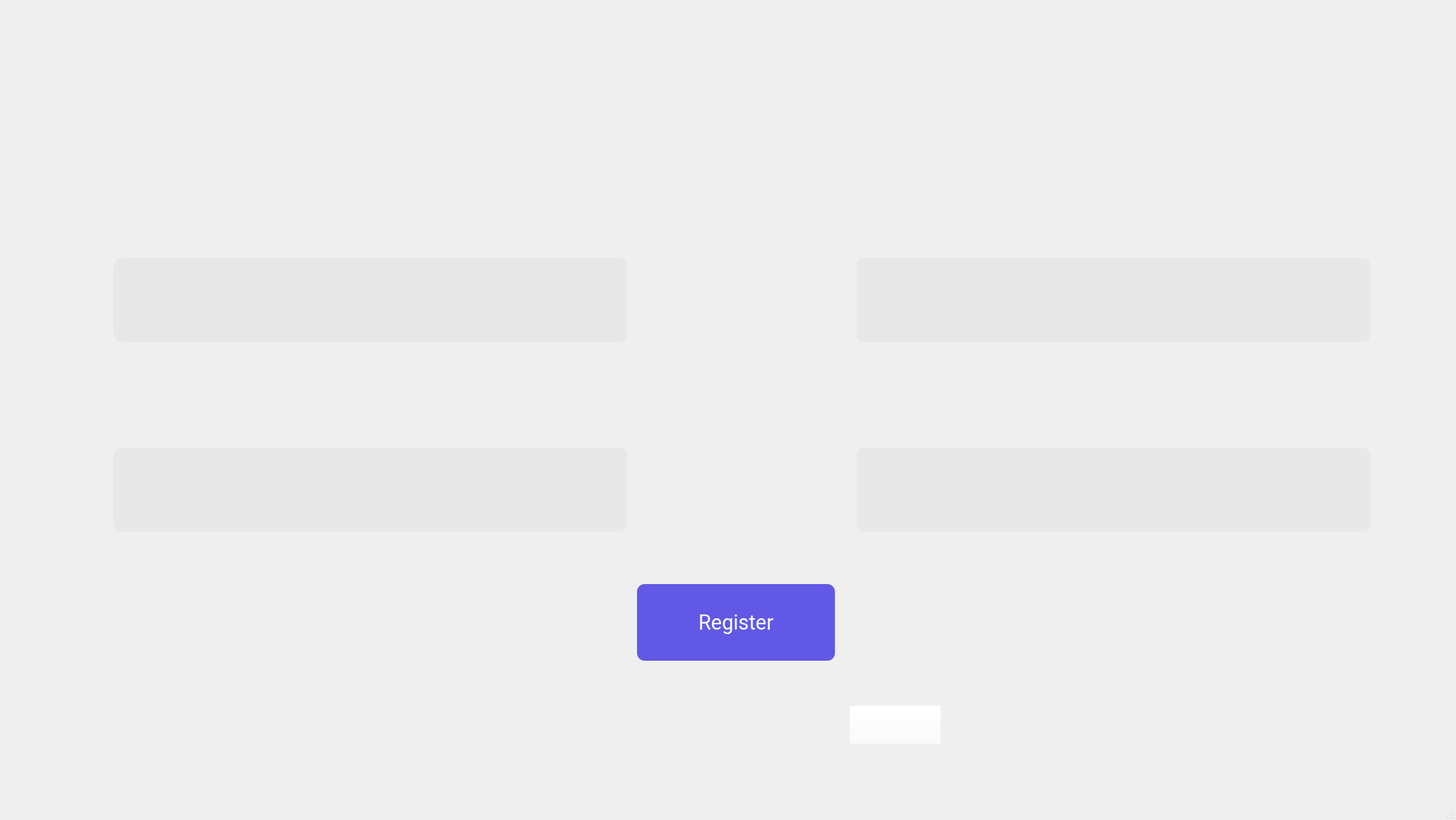
<?xml version="1.0" encoding="UTF-8"?>
<ui version="4.0">
 <class>register_2</class>
 <widget class="QMainWindow" name="register_2">
  <property name="geometry">
   <rect>
    <x>0</x>
    <y>0</y>
    <width>1920</width>
    <height>1081</height>
   </rect>
  </property>
  <property name="windowTitle">
   <string>MainWindow</string>
  </property>
  <widget class="QWidget" name="centralwidget">
   <widget class="QLabel" name="label">
    <property name="geometry">
     <rect>
      <x>0</x>
      <y>0</y>
      <width>1921</width>
      <height>1081</height>
     </rect>
    </property>
    <property name="text">
     <string/>
    </property>
    <property name="pixmap">
     <pixmap resource="Resources/register.qrc">:/register/Images/register.png</pixmap>
    </property>
   </widget>
   <widget class="QLineEdit" name="email">
    <property name="geometry">
     <rect>
      <x>150</x>
      <y>340</y>
      <width>677</width>
      <height>111</height>
     </rect>
    </property>
    <property name="font">
     <font>
      <family>Roboto</family>
      <pointsize>20</pointsize>
     </font>
    </property>
    <property name="styleSheet">
     <string notr="true">
QLineEdit {
    border-radius: 10px;
    padding: 0 8px;
    background-color: rgb(229, 229, 229,70%);
}</string>
    </property>
   </widget>
   <widget class="QLineEdit" name="number">
    <property name="geometry">
     <rect>
      <x>1130</x>
      <y>590</y>
      <width>677</width>
      <height>111</height>
     </rect>
    </property>
    <property name="font">
     <font>
      <family>Roboto</family>
      <pointsize>20</pointsize>
     </font>
    </property>
    <property name="styleSheet">
     <string notr="true">
QLineEdit {
    border-radius: 10px;
    padding: 0 8px;
    background-color: rgb(229, 229, 229,70%);
}</string>
    </property>
   </widget>
   <widget class="QLineEdit" name="password">
    <property name="geometry">
     <rect>
      <x>150</x>
      <y>590</y>
      <width>677</width>
      <height>111</height>
     </rect>
    </property>
    <property name="font">
     <font>
      <family>Roboto</family>
      <pointsize>20</pointsize>
     </font>
    </property>
    <property name="styleSheet">
     <string notr="true">
QLineEdit {
    border-radius: 10px;
    padding: 0 8px;
    background-color: rgb(229, 229, 229,70%);
}</string>
    </property>
   </widget>
   <widget class="QLineEdit" name="name">
    <property name="geometry">
     <rect>
      <x>1130</x>
      <y>340</y>
      <width>677</width>
      <height>111</height>
     </rect>
    </property>
    <property name="font">
     <font>
      <family>Roboto</family>
      <pointsize>20</pointsize>
     </font>
    </property>
    <property name="styleSheet">
     <string notr="true">
QLineEdit {
    border-radius: 10px;
    padding: 0 8px;
    background-color: rgb(229, 229, 229,70%);
}</string>
    </property>
   </widget>
   <widget class="QPushButton" name="registerbutton">
    <property name="geometry">
     <rect>
      <x>840</x>
      <y>770</y>
      <width>261</width>
      <height>101</height>
     </rect>
    </property>
    <property name="font">
     <font>
      <family>Roboto</family>
      <pointsize>20</pointsize>
     </font>
    </property>
    <property name="styleSheet">
     <string notr="true">QPushButton {
	color: rgb(255, 255, 255);
    border-radius: 10px;
	background-color: rgb(97, 89, 229);
}
</string>
    </property>
    <property name="text">
     <string>Register</string>
    </property>
   </widget>
   <widget class="QPushButton" name="loginbutton">
    <property name="geometry">
     <rect>
      <x>1120</x>
      <y>930</y>
      <width>121</width>
      <height>51</height>
     </rect>
    </property>
    <property name="styleSheet">
     <string notr="true">background-color: rgb(255, 255, 255,0%);</string>
    </property>
    <property name="text">
     <string/>
    </property>
   </widget>
  </widget>
  <widget class="QMenuBar" name="menubar">
   <property name="geometry">
    <rect>
     <x>0</x>
     <y>0</y>
     <width>1920</width>
     <height>26</height>
    </rect>
   </property>
  </widget>
  <widget class="QStatusBar" name="statusbar"/>
 </widget>
 <resources>
  <include location="Resources/register.qrc"/>
 </resources>
 <connections/>
</ui>
